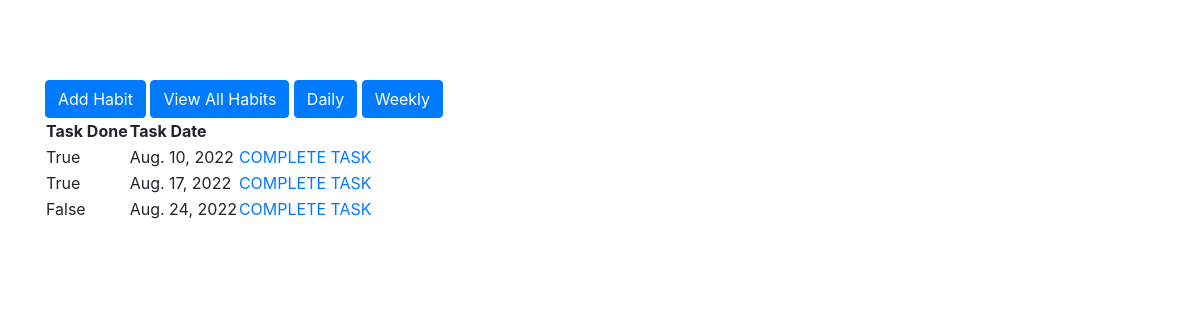
Page /tasks/13 on the committed database.
### habit_tracker/models.py (models this page shows, shortened)
class TaskModel(models.Model):
    class Meta:
        db_table = "task"
    completed = models.BooleanField(default=False)
    task_date = models.DateField()
    habit_id = models.ForeignKey(HabitModel,on_delete=models.CASCADE)

### habit_tracker/views.py (the view)
# urls.py: path('tasks/<pk>',views.TasksView.as_view(),name='tasks'),
class TasksView(views.View):
    def get(self, request, pk):
        tasks = TaskModel.objects.filter(habit_id=pk)
        return render(request, 'tasks.html', {'tasks': tasks})

### habit_tracker/templates/tasks.html
{% extends 'base.html' %}
{% block content %}
<a href="{% url 'add-habit'  %}"> <button class = "btn btn-primary">Add Habit</button> </a>
<a href="{% url 'habits'  %}"> <button class = "btn btn-primary">View All Habits</button> </a>
<a href="{% url 'daily'  %}"> <button class = "btn btn-primary">Daily</button> </a>
<a href="{% url 'weekly'  %}"> <button class = "btn btn-primary">Weekly</button> </a>
<table>
  <thead>
    <tr>
      <th scope="col">Task Done</th>
      <th scope="col">Task Date</th>
    </tr>
  </thead>
  <tbody>
    {% for task in tasks %}
    <tr>
      <td>{{task.completed}}</td>
      <td>{{task.task_date}}</td>
      <td>
       <a href = "{% url 'update_task' task.id %}"  > COMPLETE TASK </a>
    </td>
    </tr>
    {% endfor %}
  </tbody>
</table>
{% endblock %}

### rows in the picture
TaskModel: completed "True", task_date "Aug. 10, 2022"
TaskModel: completed "True", task_date "Aug. 17, 2022"
TaskModel: completed "False", task_date "Aug. 24, 2022"
